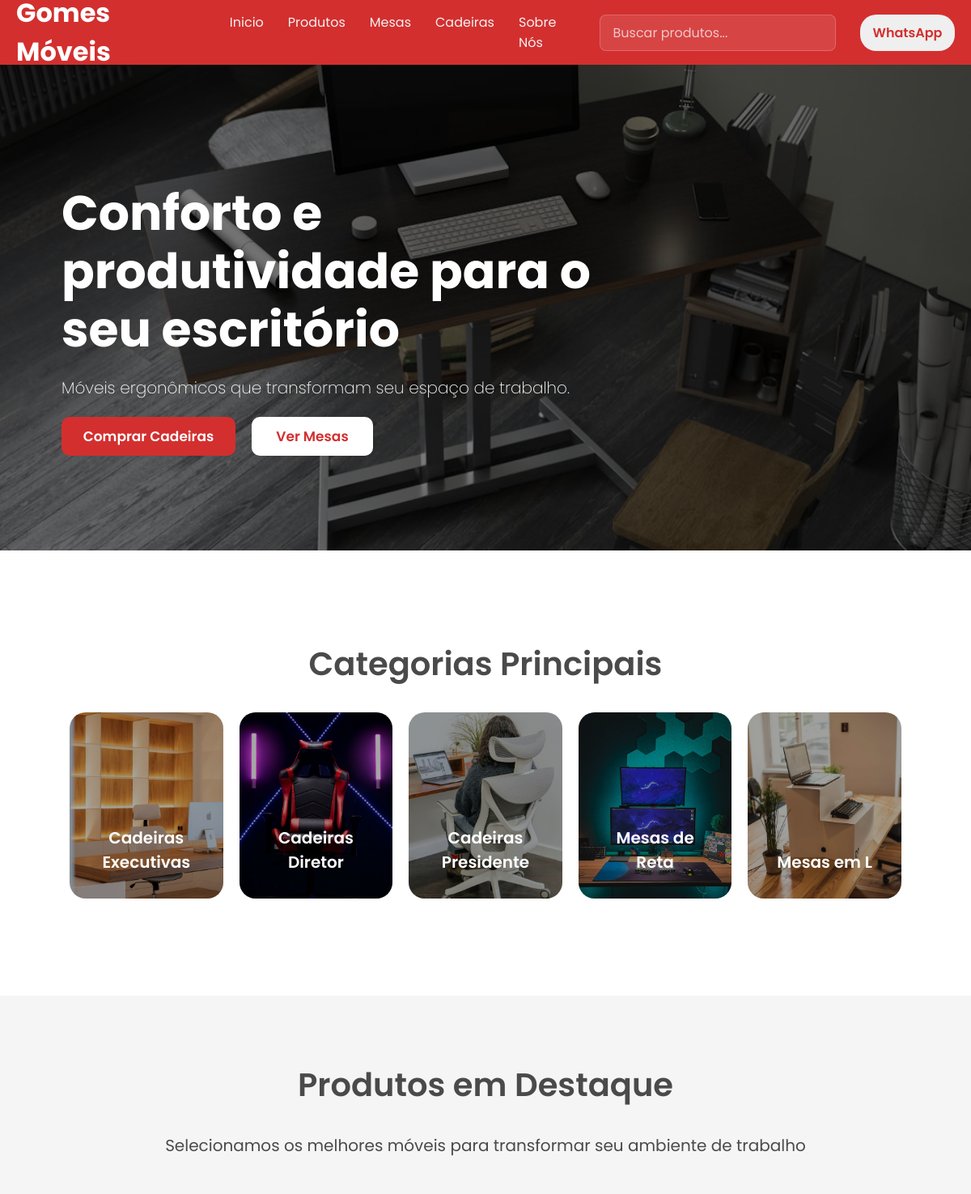
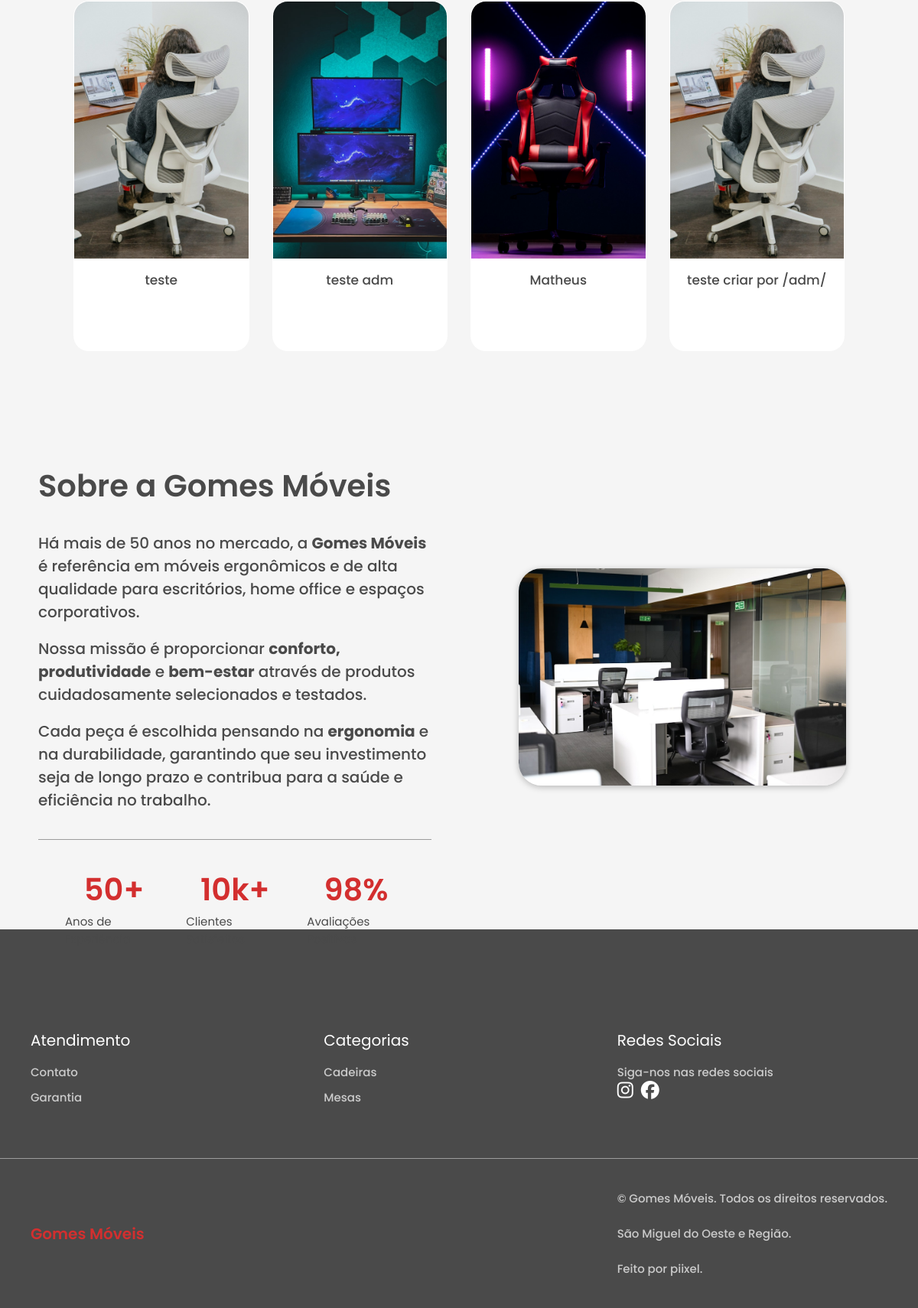
The page / on the database its author committed (2 pictures, top to bottom).
### core/models.py (models this page shows, shortened)
class Produto(models.Model):
    TIPOS = [
        ("cadeira","Cadeira"),
        ("mesa","Mesa"),
        ("longarina","Longarina"),
        ("roupeiro","Roupeiro"),
        ("arquivo","Arquivos"),
        ("armario","Armários"),
        ("outros", "Outros")
    ]
    nome = models.CharField(max_length=200)
    descricao = models.TextField()
    destaque = models.BooleanField(default=False)
    slug = models.SlugField(unique=True, blank=True)
    tipo = models.CharField(max_length=20, choices=TIPOS, default="outros")
    categoria = models.ForeignKey(
        Categoria,
        on_delete=models.CASCADE,
        related_name="produtos"
    )

class ProdutoImagem(models.Model):
    produto = models.ForeignKey(
        Produto,
        on_delete=models.CASCADE,
        related_name="imagens"
    )
    imagem = models.ImageField(
        upload_to="produtos/",
        validators=[FileExtensionValidator(allowed_extensions=ALLOWED_IMAGE_EXTENSIONS), validate_image_file]
    )

### core/views.py (the view)
# urls.py: path("", inicio,name="inicio"),
def inicio(request):
    produtos_destaque = Produto.objects.filter(destaque=True)
    return render(request, "index.html", {
        "produtos_destaque": produtos_destaque
    })

### core/templates/index.html (shortened to what this page needs)
{% extends 'base.html' %}
{% load static %}
{% block css %}
<link rel="stylesheet" href="{% static 'css/index.css' %}">
{% endblock %}
{% block content %}
<div class="container-img">
    <div class="container-hero">
        <h1>Conforto e <br> produtividade para o <br> seu escritório</h1>
        <p>Móveis ergonômicos que transformam seu espaço de trabalho.</p>
        <div class="container-btn">
            <button class="comprar-cadeiras-btn" data-url="{% url 'produtos' %}?tipo=cadeira">
                Comprar Cadeiras
            </button>
            <button class="ver-mesas-btn" data-url="{% url 'produtos' %}?tipo=mesa">
                Ver Mesas
            </button>
        </div>
    </div>
</div>
<div class="container-catergoria">
    <div class="container-hero-categoria">
        <h2>Categorias Principais</h2>
        <div class="categorias">
            <button class="executivo" data-url="{% url 'produtos' %}?categoria=executiva">
                <p>Cadeiras Executivas</p>
            </button>
            <button class="gamer" data-url="{% url 'produtos' %}?categoria=diretor">
                <p>Cadeiras Diretor</p>
            </button>
            <button class="ergonomica" data-url="{% url 'produtos' %}?categoria=presidente">
                <p>Cadeiras Presidente</p>
            </button>
            <button class="escritorio" data-url="{% url 'produtos' %}?categoria=mesas-retas">
                <p>Mesas de Reta</p>
            </button>
            <button class="home-office" data-url="{% url 'produtos' %}?categoria=mesas-em-l">
                <p>Mesas em L</p>
            </button>
        </div>
    </div>
</div>
<div class="container-destaque">
    <div class="container-hero-destaque">
        <div class="produto-destaque">
            <h3>Produtos em Destaque</h3>
        </div>
        <div class="container-txt-destaque">
            <p>Selecionamos os melhores móveis para transformar seu ambiente de trabalho</p>
        </div>
        <div class="container-produto">
            {% for produto in produtos_destaque %}
            <a href="{% url 'produto' produto.slug %}" class="produto">
                <div class="img-container">
                    <img class="img-produto" src="{{ produto.imagens.first.imagem.url }}">
                </div>
                <div class="paragrafo-produto">
                    <p>{{ produto.nome }}</p>
                </div>
            </a>
            {% endfor %}
        </div>
    </div>
</div>
<div class="container-visao">
    <div class="container-descricao-visao">
        <div class="descricao-visao">
            <div class="sobre">
                <h4>Sobre a Gomes Móveis</h4>
            </div>
            <div class="visao">
                <p>
                    Há mais de 50 anos no mercado, a <strong>Gomes Móveis</strong> é referência em móveis ergonômicos e de alta qualidade para escritórios, home office e espaços corporativos.
                </p>
                <br>
                <p>
                    Nossa missão é proporcionar <strong>conforto, produtividade</strong> e <strong>bem-estar</strong> através de produtos cuidadosamente selecionados e testados.
                </p>
                <br>
                <p>
                    Cada peça é escolhida pensando na <strong>ergonomia</strong> e na durabilidade, garantindo que seu investimento seja de longo prazo e contribua para a saúde e eficiência no trabalho.
                </p>
                <br>
                <br>
            </div>
        </div>
        <div class="infos-visao">
            <div class="anos">
                <h1>
                   50+
                </h1>
                <p>
                    Anos de Experiência
                </p>
            </div>
            <div class="clientes">
                <h1>
                   10k+
                </h1>
                <p>
                    Clientes Satisfeitos
                </p>
            </div>
            <div class="avaliacao">
                <h1>
                   98%
                </h1>
                <p>
                    Avaliações Positivas
                </p>
            </div>
        </div>
    </div>
    <div class="container-img-visao">
        <div class="img-visao">
            <img src="/static/images/img-visao.jpg">
        </div>
    </div>
</div>
<div class="footer">
    <br><br><br><br><br>
    <div class="container-footer">
        <div class="Atendimento-footer">
            <h1>Atendimento</h1>
            <ul class="mov">
                <li><a href="">Contato</a></li>
                <li><a href="">Garantia</a></li>
            </ul>
        </div>
        <div class="Categorias-footer">
            <h1>Categorias</h1>
            <ul class="mov">
                <li><a href="{% url 'produtos' %}?tipo=cadeira">Cadeiras</a></li>
                <li><a href="{% url 'produtos' %}?tipo=mesa">Mesas</a></li>
                <br>
            </ul>
        </div>
        <div class="Redes-Sociais-footer">
            <h1>Redes Sociais</h1>
            <p>Siga-nos nas redes sociais</p>
            <div class="icon-footer">
                <a href="https://www.instagram.com/gomesmoveis.escritorio/" target="_blank">
                    <i class="fa-brands fa-instagram instagram"></i>
                </a>
                <a href="https://www.facebook.com/gomesmoveis.escritorio?locale=pt_BR" target="_blank">
                    <i class="fa-brands fa-facebook facebook"></i>
                </a>
            </div>
        </div>
    </div>
    <div class="container-direitos">
        <h1>
            Gomes Móveis
        </h1>
        <p>
            © Gomes Móveis. Todos os direitos reservados. <br><br>
            São Miguel do Oeste e Região. <br><br>
            <button class="feitopor" data-url="https://www.instagram.com/matheus.lllopes/" >Feito por piixel.</button>
        </p>
    </div>
</div>
{% endblock %}

### core/static/css/style.css (style rules this page uses)
* { margin: 0; padding: 0; box-sizing: border-box; }
body { min-height: 100vh; background-color: #f5f5f5; }
img, video, iframe { max-width: 100%; }

### rows shown on the page
Produto: imagens.first.imagem (picture), nome "teste"
Produto: imagens.first.imagem (picture), nome "teste adm"
Produto: imagens.first.imagem (picture), nome "Matheus"
Produto: imagens.first.imagem (picture), nome "teste criar por /adm/"
